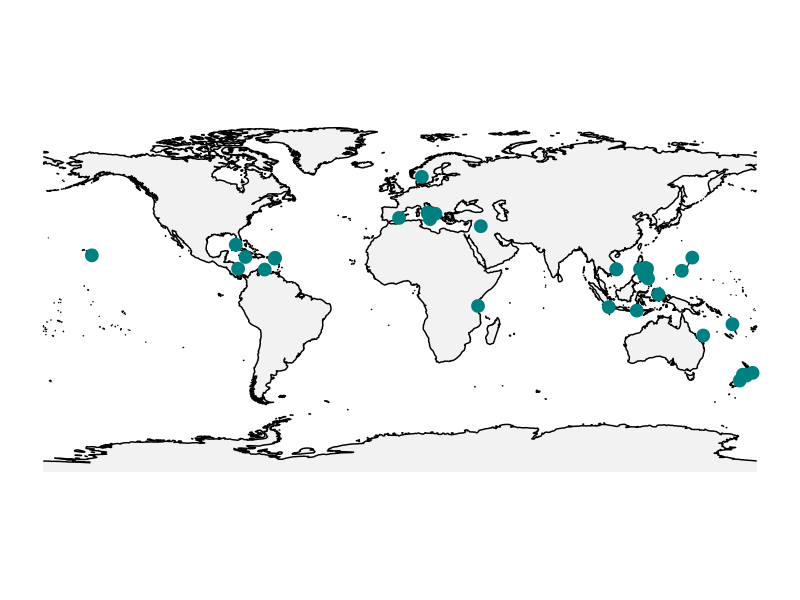

Here is the R script that generated this plot:
## ---- chunk 1
library(readr)
library(ggplot2)
library(rnaturalearth)
library(rnaturalearthdata)
library(dplyr)
library(sf)
## ---- chunk 2
#upload the right data
fig1 <- read_csv("../Data/fig1.csv")
## ---- chunk 3
# Get world map data
world <- ne_countries(scale = "medium", returnclass = "sf")

png("Map1.png", width = 2500, height = 2000, res = 150)
# Create the world map
# Load the coastline data from rnaturalearth
coastline_data <- ne_coastline(scale = "medium", returnclass = "sf")

# Create the plot
ggplot() +  
  # Plot countries in a very light grey
  geom_sf(data = world, fill = "grey95", color = NA) +  
  # Overlay the coastline in black
  geom_sf(data = coastline_data, color = "black", fill = NA) +  
  # Plot your data points
  geom_point(data = fig1, aes(x = Longitude, y = Latitude), color = "#008080", size = 4) +  
  # Set coordinate system
  coord_sf() +  
  # Adjust theme
  theme_minimal() +  
  theme(
    axis.text = element_text(size = 24),
    axis.title = element_blank(),  # Removes axis titles
    axis.line.x = element_line(color = "black", size = 0.5),
    axis.line.y = element_line(color = "black", size = 0.5),
    axis.ticks = element_line(color = "black", size = 0.5),
    panel.grid = element_blank()
  )
dev.off()

## ---- chunk 4
# Convert fig1 to an sf object (assuming Longitude and Latitude columns)
fig1_sf <- st_as_sf(fig1, coords = c("Longitude", "Latitude"), crs = 4326)

# Load world landmass polygons
world <- ne_countries(scale = "medium", returnclass = "sf")

# Identify points that fall on land
points_on_land <- st_join(fig1_sf, world, left = FALSE)  # Keeps only points that intersect with land

# View the incorrect points
print(points_on_land)
